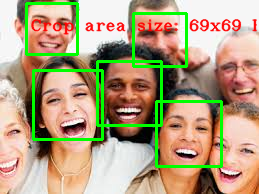
//> input picture OpenCVFaceDet/Debug/original.png, 259 x 194 px
$ ./OpenCVFaceDet ../Debug/original.png   (built with g++ and OpenCV 4)
//> lines starting //> are read from the running program, lines starting //| are printed output that depends on the picture; after the words box and inside, x2 and y2 are one past the last pixel; in counts of white or black regions, pixels touching at a corner belong together
### OpenCVFaceDet/OpenCVFaceDet/stdafx.h
// stdafx.h : include file for standard system include files,
// or project specific include files that are used frequently, but
// are changed infrequently
//

#pragma once

#include "targetver.h"

#include <stdio.h>
#include <tchar.h>

#include <opencv2/core/core.hpp>
#include <opencv2/highgui/highgui.hpp>
#include <iostream>

#include "opencv2/objdetect/objdetect.hpp"
#include "opencv2/imgproc/imgproc.hpp"


// TODO: reference additional headers your program requires here

### OpenCVFaceDet/OpenCVFaceDet/OpenCVFaceDet.cpp

#include "stdafx.h"

#include "opencv2/objdetect/objdetect.hpp"
#include "opencv2/highgui/highgui.hpp"
#include "opencv2/imgproc/imgproc.hpp"

#include <iostream>
#include <stdio.h>

using namespace std;
using namespace cv;

// Function Headers
void detectAndDisplay(Mat frame);

// [84 lines of commented-out code are left out]
string face_cascade_name = "haarcascade_frontalface_alt.xml";
CascadeClassifier face_cascade;
string window_name = "Capture - Face detection";
int filenumber; // Number of file to be saved
string filename;

// Function main
int main( int argc, char** argv )
{
    // Load the cascade
    if (!face_cascade.load(face_cascade_name)){
        printf("--(!)Error loading\n");
        return (-1);
    }

    // Read the image file
    Mat frame = imread(argv[1], CV_LOAD_IMAGE_COLOR);
//> frame is the input picture: 194 rows x 259 cols, CV_8UC3; mean B, G, R 127.2, 159.8, 178.5

    // Apply the classifier to the frame
    if (!frame.empty()){
        detectAndDisplay(frame);
    }
    else{
        printf(" --(!) No captured frame -- Break!");
        return 0;
    }

    int c = waitKey(10);

    if (27 == char(c)){
        return 0;
    }

    return 0;
}

// Function detectAndDisplay
void detectAndDisplay(Mat frame)
{
    std::vector<Rect> faces;
    Mat frame_gray;
    Mat crop;
    Mat res;
    Mat gray;
    string text;
    stringstream sstm;

	cout << "detecting faces"  << "\n";
	cout << "Press any key to continue...";
	getchar();
    cvtColor(frame, frame_gray, COLOR_BGR2GRAY);
    equalizeHist(frame_gray, frame_gray);
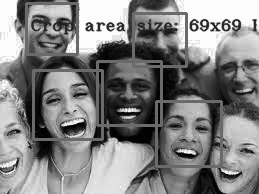
//> frame_gray: 194 rows x 259 cols, CV_8UC1; min 0, max 255, mean 129.6

	imshow( window_name, frame );
    // Detect faces
    face_cascade.detectMultiScale(frame_gray, faces, 1.1, 2, 0 | CASCADE_SCALE_IMAGE, Size(30, 30));
//> faces = 4 Rects (x, y, width, height): [24, 3, 55, 55], [33, 70, 70, 70], [98, 62, 61, 61], [156, 100, 65, 65]
	cout << "Detected " << faces.size() << " faces." << "\n";
//| Detected 4 faces.

	// Set Region of Interest
    cv::Rect roi_b;
    cv::Rect roi_c;

    size_t ic = 0; // ic is index of current element
    int ac = 0; // ac is area of current element

    size_t ib = 0; // ib is index of biggest element
    int ab = 0; // ab is area of biggest element

    for (ic = 0; ic < faces.size(); ic++) // Iterate through all current elements (detected faces)
    {
        roi_c.x = faces[ic].x;
        roi_c.y = faces[ic].y;
        roi_c.width = (faces[ic].width);
        roi_c.height = (faces[ic].height);

        ac = roi_c.width * roi_c.height; // Get the area of current element (detected face)

        roi_b.x = faces[ib].x;
        roi_b.y = faces[ib].y;
        roi_b.width = (faces[ib].width);
        roi_b.height = (faces[ib].height);

        ab = roi_b.width * roi_b.height; // Get the area of biggest element, at beginning it is same as "current" element

        if (ac > ab)
        {
            ib = ic;
            roi_b.x = faces[ib].x;
            roi_b.y = faces[ib].y;
            roi_b.width = (faces[ib].width);
            roi_b.height = (faces[ib].height);
        }

        crop = frame(roi_c);
        resize(crop, res, Size(128, 128), 0, 0, INTER_LINEAR); // This will be needed later while saving images
        cvtColor(crop, gray, CV_BGR2GRAY); // Convert cropped image to Grayscale

        // Form a filename
        filename = "";
        stringstream ssfn;
        ssfn << filenumber << ".png";
        filename = ssfn.str();
        filenumber++;

		//save and show output face
		cout << "Saving file: " << filename << "\n";
        imwrite(filename, gray);
		//namedWindow(filename, WINDOW_NORMAL);
		cout << "Opening file: " << filename << "\n";
		imshow( filename, gray );
		//cv::resizeWindow(filename, 100, 100);
        Point pt1(faces[ic].x, faces[ic].y); // Display detected faces on main window - live stream from camera
        Point pt2((faces[ic].x + faces[ic].height), (faces[ic].y + faces[ic].width));
        rectangle(frame, pt1, pt2, Scalar(0, 255, 0), 2, 8, 0);

		cout << "Press any key to continue...";
		getchar();
    }
//> this loop made 4 passes
//> (ac, ab, pt1, pt2) on passes 1 to 4: (3025, 3025, Point(24, 3), Point(79, 58)), (4900, 3025, Point(33, 70), Point(103, 140)), (3721, 4900, Point(98, 62), Point(159, 123)), (4225, 4900, Point(156, 100), Point(221, 165))
//| Saving file: 0.png
//| Opening file: 0.png
//| Press any key to continue...Saving file: 1.png
//| Opening file: 1.png
//| Press any key to continue...Saving file: 2.png
//| Opening file: 2.png
//| Press any key to continue...Saving file: 3.png
//| Opening file: 3.png
//| Press any key to continue...
//> pass 2, in detectAndDisplay, `crop = frame(roi_c);`:
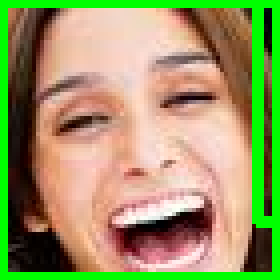
//> crop: 70 rows x 70 cols, CV_8UC3 (shown 4 times larger); mean B, G, R 100, 152.4, 153.6
//> after the loop:
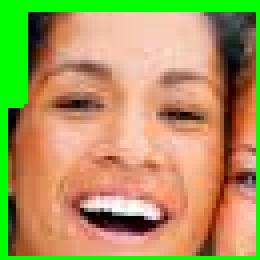
//> crop: 65 rows x 65 cols, CV_8UC3 (shown 4 times larger); mean B, G, R 94, 152.1, 171.8
//> after the loop:
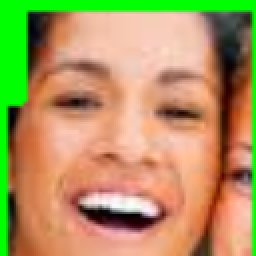
//> res: 128 rows x 128 cols, CV_8UC3 (shown 2 times larger); mean B, G, R 95.4, 150.3, 174.7
//> after the loop:
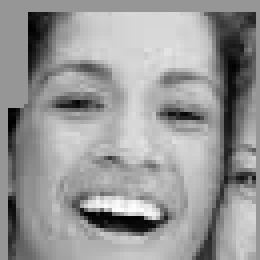
//> gray: 65 rows x 65 cols, CV_8UC1 (shown 4 times larger); min 0, max 253, mean 151.5
//> after the loop:
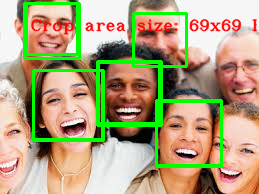
//> frame: 194 rows x 259 cols, CV_8UC3; 1.97% of pixels changed, all inside (x1, y1, x2, y2) = (23, 2, 223, 165)
//> after the loop, filenumber = 4

    // Show image
    sstm << "Crop area size: " << roi_b.width << "x" << roi_b.height << " Filename: " << filename;
    text = sstm.str();

    putText(frame, text, cvPoint(30, 30), FONT_HERSHEY_COMPLEX_SMALL, 0.8, cvScalar(0, 0, 255), 1, CV_AA);
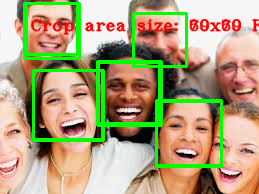
//> frame: 194 rows x 259 cols, CV_8UC3; 2.91% of pixels changed, all inside (x1, y1, x2, y2) = (30, 18, 259, 35)

	cout << "Saving file: " << "original.png" << "\n";
	imwrite("original.png", frame);
	cout << "Opening file: " << "original.png" << "\n";
	imshow("original", frame);

	waitKey(0);

    if (!crop.empty())
    {
        imshow("detected", crop);
    }
    else
        destroyWindow("detected");
}

$ run again, with OpenCVFaceDet/Debug/unnamed.png copied over OpenCVFaceDet/Debug/original.png
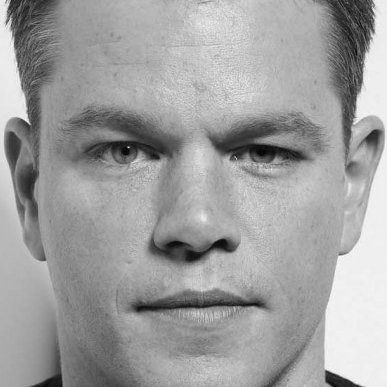
//> input picture OpenCVFaceDet/Debug/unnamed.png, 387 x 387 px
//> frame is the input picture: 387 rows x 387 cols, CV_8UC3; min 1, max 248, mean 159.3
//> faces = 1 Rect (x, y, width, height): [41, 26, 313, 313]
//| Detected 1 faces.
//> the loop in detectAndDisplay, `for (ic = 0; ic < faces.size(); ic++)` made 1 pass
//> (ac, ab, pt1, pt2) on pass 1: (97969, 97969, Point(41, 26), Point(354, 339))
//> (printed output is left out)
//> after the loop in detectAndDisplay, `for (ic = 0; ic < faces.size(); ic++)`:
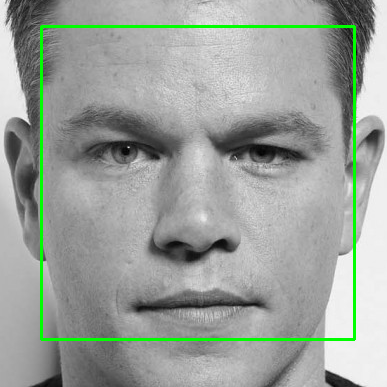
//> frame: 387 rows x 387 cols, CV_8UC3; 2.51% of pixels changed, all inside (x1, y1, x2, y2) = (40, 25, 356, 341)
//> after the loop in detectAndDisplay, `for (ic = 0; ic < faces.size(); ic++)`: filenumber = 1
//> in detectAndDisplay, `imshow("detected", crop);`:
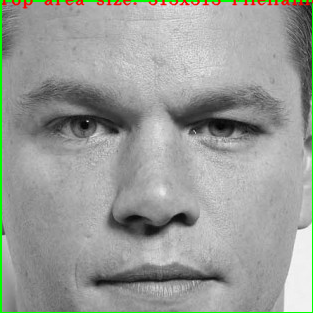
//> window 'detected': 313 rows x 313 cols, CV_8UC3; mean B, G, R 152.5, 156.9, 153.9

$ run again, with OpenCVFaceDet/Debug/index2.jpg saved as OpenCVFaceDet/Debug/original.png
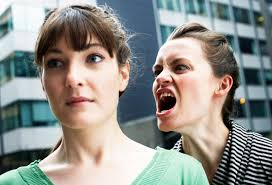
//> input picture OpenCVFaceDet/Debug/index2.jpg, 272 x 185 px
//> frame is the input picture: 185 rows x 272 cols, CV_8UC3; mean B, G, R 138.8, 143.9, 143.6
//> faces = 2 Rects (x, y, width, height): [126, 34, 82, 82], [33, 30, 89, 89]
//| Detected 2 faces.
//> the loop in detectAndDisplay, `for (ic = 0; ic < faces.size(); ic++)` made 2 passes
//> (ac, ab, pt1, pt2) on passes 1 to 2: (6724, 6724, Point(126, 34), Point(208, 116)), (7921, 6724, Point(33, 30), Point(122, 119))
//> (printed output is left out)
//> after the loop in detectAndDisplay, `for (ic = 0; ic < faces.size(); ic++)`:
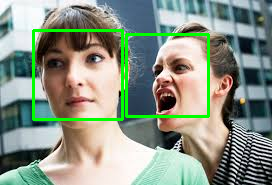
//> frame: 185 rows x 272 cols, CV_8UC3; 4.06% of pixels changed, all inside (x1, y1, x2, y2) = (32, 29, 210, 121)
//> after the loop in detectAndDisplay, `for (ic = 0; ic < faces.size(); ic++)`: filenumber = 2
//> in detectAndDisplay, `imshow("detected", crop);`:
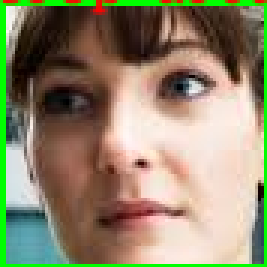
//> window 'detected': 89 rows x 89 cols, CV_8UC3 (shown 3 times larger); mean B, G, R 108.4, 135.9, 144.3
